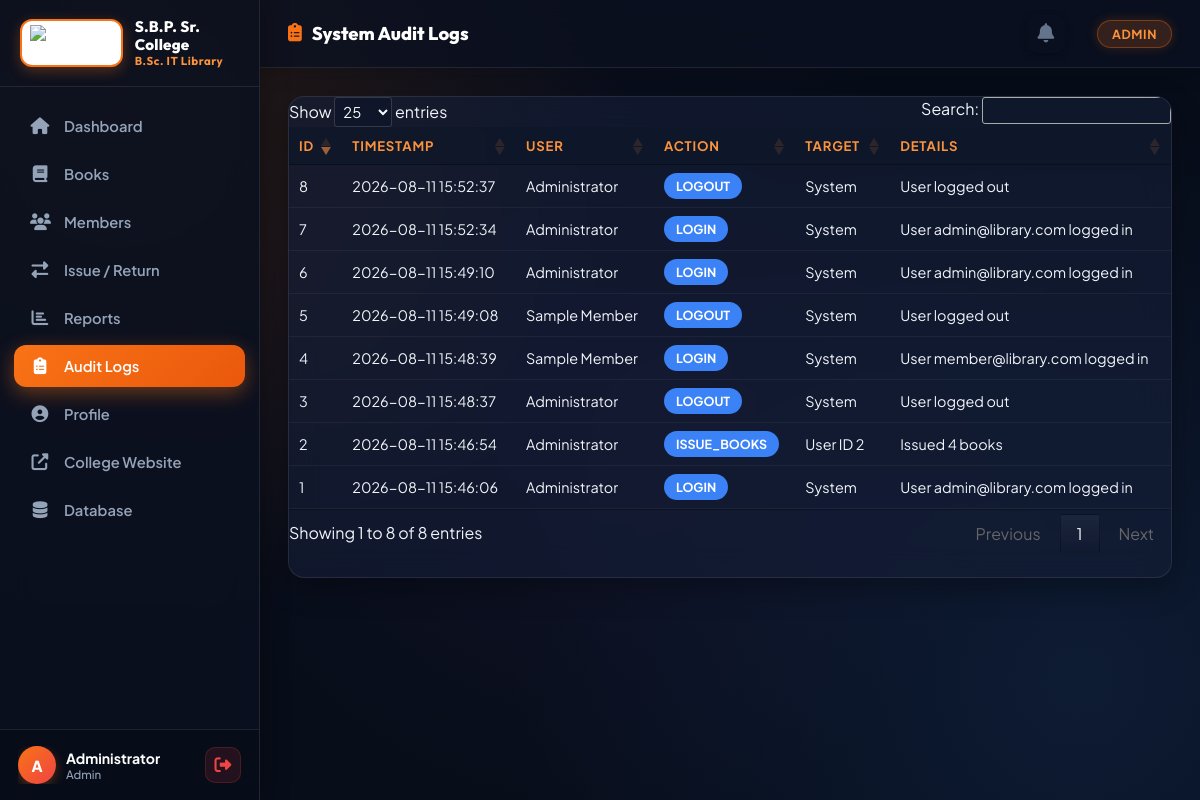
Screenshot of /audit-logs (signed in) with the database file from the repository.
### tables this page shows
CREATE TABLE users (
            id INTEGER PRIMARY KEY AUTOINCREMENT,
            name TEXT NOT NULL,
            email TEXT UNIQUE NOT NULL,
            password TEXT NOT NULL,
            role TEXT DEFAULT 'member',
            phone TEXT,
            address TEXT,
            membership_date TEXT DEFAULT CURRENT_DATE,
            is_active INTEGER DEFAULT 1,
            profile_photo TEXT,
            seat_number TEXT
        , year_division TEXT DEFAULT 'FY (First Year B.Sc. IT)');

CREATE TABLE audit_logs (
            id INTEGER PRIMARY KEY AUTOINCREMENT,
            user_id INTEGER,
            action TEXT NOT NULL,
            target TEXT NOT NULL,
            details TEXT,
            timestamp TEXT DEFAULT CURRENT_TIMESTAMP,
            FOREIGN KEY (user_id) REFERENCES users(id)
        );

### app.py (the view)
@app.route('/audit-logs')
@admin_required
def audit_logs():
    conn = get_db()
    logs = conn.execute('''
        SELECT a.*, u.name as user_name
        FROM audit_logs a
        LEFT JOIN users u ON a.user_id = u.id
        ORDER BY a.id DESC LIMIT 100
    ''').fetchall()
    conn.close()
    return render_template('audit_logs.html', logs=logs)

### app.py (called while the page is built, shortened)
def get_db():
    conn = sqlite3.connect(DATABASE)
    conn.row_factory = sqlite3.Row
    return conn

def admin_required(f):
    @wraps(f)
    def decorated(*args, **kwargs):
        if 'user_id' not in session:
            flash('Please login to continue.', 'warning')
            return redirect(url_for('login'))
        if session.get('role') != 'admin':
            flash('Admin access required.', 'danger')
            return redirect(url_for('dashboard'))
        return f(*args, **kwargs)
    return decorated

@app.context_processor
def inject_notifications():
    if 'user_id' in session:
        conn = get_db()
        today = datetime.today().strftime('%Y-%m-%d')
        notifs = conn.execute("SELECT * FROM notifications WHERE user_id = ? AND is_read = 0 ORDER BY id DESC LIMIT 5", (session['user_id'],)).fetchall()
        unread_count = len(notifs)
        conn.close()
        return dict(notifications=notifs, unread_count=unread_count)
    return dict(notifications=[], unread_count=0)

### templates/audit_logs.html (shortened to what this page needs)
{% extends 'base.html' %}
{% block page_title %}<i class="fas fa-clipboard-list"></i> System Audit Logs{% endblock %}
{% block content %}
<div class="table-card">
    <div class="table-responsive">
        <table class="data-table" id="auditTable">
            <thead>
                <tr>
                    <th>ID</th>
                    <th>Timestamp</th>
                    <th>User</th>
                    <th>Action</th>
                    <th>Target</th>
                    <th>Details</th>
                </tr>
            </thead>
            <tbody>
                {% for log in logs %}
                <tr>
                    <td>{{ log.id }}</td>
                    <td>{{ log.timestamp }}</td>
                    <td>{{ log.user_name or 'System' }}</td>
                    <td><span class="badge" style="background:#3b82f6; color:#fff;">{{ log.action }}</span></td>
                    <td>{{ log.target }}</td>
                    <td>{{ log.details }}</td>
                </tr>
                {% else %}
                <tr><td colspan="6" class="empty-row">No logs found.</td></tr>
                {% endfor %}
            </tbody>
        </table>
    </div>
</div>
{% endblock %}
{% block extra_scripts %}
<link rel="stylesheet" href="https://cdn.datatables.net/1.13.6/css/jquery.dataTables.min.css">
{% endblock %}

### templates/base.html (shortened to what this page needs)
<!DOCTYPE html>
<html lang="en">
<head>
    <link rel="stylesheet" href="https://cdnjs.cloudflare.com/ajax/libs/font-awesome/6.5.0/css/all.min.css">
    <link rel="stylesheet" href="{{ url_for('static', filename='css/style.css') }}">
</head>
<body>
    {% if session.user_id %}
    <aside class="sidebar" id="sidebar">
        <div class="sidebar-header">
            <div class="logo" style="display: flex; align-items: center; gap: 12px;">
                <div class="logo-badge-container" style="padding: 4px 8px; border-radius: 12px;">
                    <img src="{{ url_for('static', filename='images/jes_emblem.png') }}" alt="JES Logo" style="height: 36px; width: auto; object-fit: contain; display: block;">
                </div>
                <div style="display: flex; flex-direction: column; line-height: 1.2;">
                    <span style="font-size: 0.95rem; font-weight: 800; color: #fff; letter-spacing: 0.2px; font-family: 'Outfit', sans-serif;">S.B.P. Sr. College</span>
                    <span style="font-size: 0.72rem; color: var(--primary-light); font-weight: 700; letter-spacing: 0.5px;">B.Sc. IT Library</span>
                </div>
            </div>
        </div>
        <nav class="sidebar-nav">
            <a href="{{ url_for('dashboard') }}" class="nav-item {% if request.endpoint == 'dashboard' %}active{% endif %}">
                <i class="fas fa-home"></i><span>Dashboard</span>
            </a>
            <a href="{{ url_for('books') }}" class="nav-item {% if 'book' in request.endpoint %}active{% endif %}">
                <i class="fas fa-book"></i><span>Books</span>
            </a>
            {% if session.role == 'admin' %}
            <a href="{{ url_for('members') }}" class="nav-item {% if 'member' in request.endpoint %}active{% endif %}">
                <i class="fas fa-users"></i><span>Members</span>
            </a>
            {% endif %}
            <a href="{{ url_for('transactions') }}" class="nav-item {% if 'transaction' in request.endpoint %}active{% endif %}">
                <i class="fas fa-exchange-alt"></i><span>Issue / Return</span>
            </a>
            {% if session.role == 'admin' %}
            <a href="{{ url_for('reports') }}" class="nav-item {% if request.endpoint == 'reports' %}active{% endif %}">
                <i class="fas fa-chart-bar"></i><span>Reports</span>
            </a>
            <a href="{{ url_for('audit_logs') }}" class="nav-item {% if request.endpoint == 'audit_logs' %}active{% endif %}">
                <i class="fas fa-clipboard-list"></i><span>Audit Logs</span>
            </a>
            {% endif %}
            <a href="{{ url_for('profile') }}" class="nav-item {% if request.endpoint == 'profile' %}active{% endif %}">
                <i class="fas fa-user-circle"></i><span>Profile</span>
            </a>
            <a href="https://jessbpjunnar.org/" target="_blank" class="nav-item">
                <i class="fas fa-external-link-alt"></i><span>College Website</span>
            </a>
            {% if session.role == 'admin' %}
            <a href="{{ url_for('admin_database') }}" class="nav-item {% if 'database' in request.endpoint %}active{% endif %}">
                <i class="fas fa-database"></i><span>Database</span>
            </a>
            {% endif %}
        </nav>
        <div class="sidebar-footer">
            <div class="user-info">
                {% if session.user_photo %}
                <img src="{{ url_for('static', filename='uploads/photos/' ~ session.user_photo) }}" alt="Avatar" class="user-avatar" style="object-fit: cover; border: 2px solid var(--primary);">
                {% else %}
                <div class="user-avatar">{{ session.user_name[0] | upper }}</div>
                {% endif %}
                <div>
                    <div class="user-name">{{ session.user_name }}</div>
                    <div class="user-role">{{ session.role | capitalize }}</div>
                </div>
            </div>
            <a href="{{ url_for('logout') }}" class="logout-btn" title="Logout"><i class="fas fa-sign-out-alt"></i></a>
        </div>
    </aside>
    <main class="main-content">
        <header class="top-bar">
            <div class="page-title">{% block page_title %}{% endblock %}</div>
            <div class="top-bar-right" style="display: flex; align-items: center;">
                <div class="notifications-wrapper" style="position: relative; margin-right: 20px; display: inline-block;">
                    <button id="notifToggle" class="btn-icon" style="background:none; border:none; color:#64748b; font-size:1.2rem; cursor:pointer; position:relative;">
                        <i class="fas fa-bell"></i>
                    </button>
                </div>
                <div class="badge-role {{ session.role }}">{{ session.role | capitalize }}</div>
            </div>
        </header>
        <div class="content-area">
            {% set messages = get_flashed_messages() %}
            {% block content %}{% endblock %}
        </div>
    </main>
    {% else %}
    {% block auth_content %}{% endblock %}
    {% endif %}
    {% block extra_scripts %}{% endblock %}
</body>
</html>

### rows the page displays
users: user_name "Administrator", role "Admin", role "ADMIN"
audit_logs: id "8", timestamp "2026-08-11 15:52:37", name "Administrator", action "LOGOUT", target "System", details "User logged out"
audit_logs: id "7", timestamp "2026-08-11 15:52:34", name "Administrator", action "LOGIN", target "System", details "User admin@library.com logged in"
audit_logs: id "6", timestamp "2026-08-11 15:49:10", name "Administrator", action "LOGIN", target "System", details "User admin@library.com logged in"
audit_logs: id "5", timestamp "2026-08-11 15:49:08", name "Sample Member", action "LOGOUT", target "System", details "User logged out"
audit_logs: id "4", timestamp "2026-08-11 15:48:39", name "Sample Member", action "LOGIN", target "System", details "User member@library.com logged in"
audit_logs: id "3", timestamp "2026-08-11 15:48:37", name "Administrator", action "LOGOUT", target "System", details "User logged out"
audit_logs: id "2", timestamp "2026-08-11 15:46:54", name "Administrator", action "ISSUE_BOOKS", target "User ID 2", details "Issued 4 books"
audit_logs: id "1", timestamp "2026-08-11 15:46:06", name "Administrator", action "LOGIN", target "System", details "User admin@library.com logged in"

### other values shown
{{ session.user_name[0] | upper }} "A"
